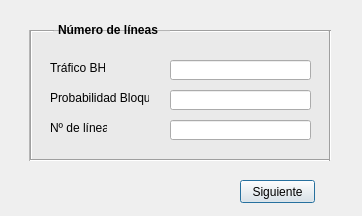
<?xml version="1.0" encoding="UTF-8"?>
<ui version="4.0">
 <class>Paso4</class>
 <widget class="QDialog" name="Paso4">
  <property name="geometry">
   <rect>
    <x>0</x>
    <y>0</y>
    <width>362</width>
    <height>216</height>
   </rect>
  </property>
  <property name="windowTitle">
   <string>Paso 4: Número de líneas</string>
  </property>
  <widget class="QPushButton" name="pushButton">
   <property name="geometry">
    <rect>
     <x>240</x>
     <y>180</y>
     <width>75</width>
     <height>23</height>
    </rect>
   </property>
   <property name="text">
    <string>Siguiente</string>
   </property>
  </widget>
  <widget class="QLabel" name="labelBHT_2">
   <property name="geometry">
    <rect>
     <x>58</x>
     <y>22</y>
     <width>111</width>
     <height>16</height>
    </rect>
   </property>
   <property name="font">
    <font>
     <pointsize>9</pointsize>
     <weight>75</weight>
     <bold>true</bold>
    </font>
   </property>
   <property name="text">
    <string>Número de líneas</string>
   </property>
  </widget>
  <widget class="Line" name="line">
   <property name="geometry">
    <rect>
     <x>21</x>
     <y>30</y>
     <width>20</width>
     <height>131</height>
    </rect>
   </property>
   <property name="orientation">
    <enum>Qt::Vertical</enum>
   </property>
  </widget>
  <widget class="Line" name="line_2">
   <property name="geometry">
    <rect>
     <x>30</x>
     <y>140</y>
     <width>301</width>
     <height>41</height>
    </rect>
   </property>
   <property name="orientation">
    <enum>Qt::Horizontal</enum>
   </property>
  </widget>
  <widget class="Line" name="line_4">
   <property name="geometry">
    <rect>
     <x>320</x>
     <y>30</y>
     <width>20</width>
     <height>131</height>
    </rect>
   </property>
   <property name="orientation">
    <enum>Qt::Vertical</enum>
   </property>
  </widget>
  <widget class="Line" name="line_5">
   <property name="geometry">
    <rect>
     <x>30</x>
     <y>30</y>
     <width>24</width>
     <height>3</height>
    </rect>
   </property>
   <property name="orientation">
    <enum>Qt::Horizontal</enum>
   </property>
  </widget>
  <widget class="QLineEdit" name="TraficoBHT">
   <property name="geometry">
    <rect>
     <x>170</x>
     <y>60</y>
     <width>141</width>
     <height>20</height>
    </rect>
   </property>
  </widget>
  <widget class="QLineEdit" name="lineEdit_2">
   <property name="geometry">
    <rect>
     <x>170</x>
     <y>90</y>
     <width>141</width>
     <height>20</height>
    </rect>
   </property>
  </widget>
  <widget class="QLineEdit" name="lineEdit_3">
   <property name="geometry">
    <rect>
     <x>170</x>
     <y>120</y>
     <width>141</width>
     <height>20</height>
    </rect>
   </property>
  </widget>
  <widget class="QLabel" name="labelBHT">
   <property name="geometry">
    <rect>
     <x>50</x>
     <y>60</y>
     <width>55</width>
     <height>16</height>
    </rect>
   </property>
   <property name="text">
    <string>Tráfico BHT</string>
   </property>
  </widget>
  <widget class="QLabel" name="labelPb">
   <property name="geometry">
    <rect>
     <x>50</x>
     <y>90</y>
     <width>99</width>
     <height>16</height>
    </rect>
   </property>
   <property name="text">
    <string>Probabilidad Bloqueo</string>
   </property>
  </widget>
  <widget class="QLabel" name="label3">
   <property name="geometry">
    <rect>
     <x>50</x>
     <y>120</y>
     <width>57</width>
     <height>16</height>
    </rect>
   </property>
   <property name="text">
    <string>Nº de líneas</string>
   </property>
  </widget>
  <widget class="Line" name="line_3">
   <property name="geometry">
    <rect>
     <x>170</x>
     <y>23</y>
     <width>159</width>
     <height>16</height>
    </rect>
   </property>
   <property name="orientation">
    <enum>Qt::Horizontal</enum>
   </property>
  </widget>
  <widget class="QFrame" name="frame">
   <property name="geometry">
    <rect>
     <x>29</x>
     <y>30</y>
     <width>301</width>
     <height>131</height>
    </rect>
   </property>
   <property name="styleSheet">
    <string notr="true">background-color: rgb(234, 234, 234);</string>
   </property>
   <property name="frameShape">
    <enum>QFrame::StyledPanel</enum>
   </property>
   <property name="frameShadow">
    <enum>QFrame::Raised</enum>
   </property>
  </widget>
  <zorder>frame</zorder>
  <zorder>line_5</zorder>
  <zorder>pushButton</zorder>
  <zorder>labelBHT_2</zorder>
  <zorder>line</zorder>
  <zorder>line_2</zorder>
  <zorder>line_4</zorder>
  <zorder>TraficoBHT</zorder>
  <zorder>lineEdit_2</zorder>
  <zorder>lineEdit_3</zorder>
  <zorder>labelBHT</zorder>
  <zorder>labelPb</zorder>
  <zorder>label3</zorder>
  <zorder>line_3</zorder>
 </widget>
 <resources/>
 <connections/>
</ui>
